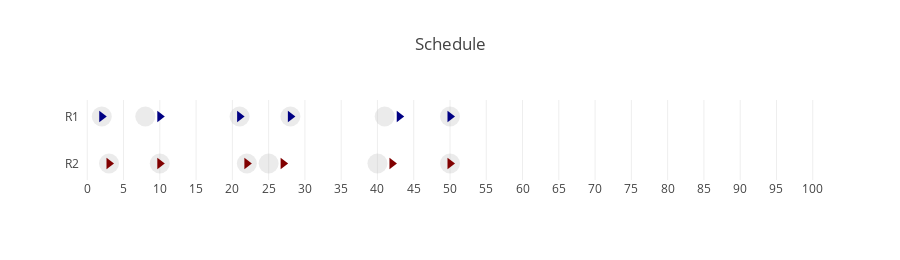

Source (notebook cell):
### Code cell
departures = []
arrivals = []

for r, _ in enumerate(routes):
    departures.append([])
    arrivals.append([])
    
    departures[r] = [v[d[r][0][k]] for k in range(buses[r])]
    arrivals[r] = [v[a[r][0][k]] for k in range(buses[r])]

x_departure = []
y_departure = []
text_departure = []

x_arrival = []
y_arrival = []
text_arrival = []

traces = []

for r, (departure, arrival) in enumerate(zip(departures, arrivals)):
    x_arrival += arrival
    y_arrival += [r] * len(arrival)
    text_arrival += ["<b>Route</b>: {}<br><b>Bus</b>: {}<br><b>Arrival</b>: {}<br><b>Departure</b>: {}".format(routes[r], k, int(arr), int(dep)) for dep, arr in zip(departure, arrival)]
    
    x_departure += departure
    y_departure += [r] * len(departure)
    text_departure += ["<b>Route</b>: {}<br><b>Bus</b>: {}<br><b>Arrival</b>: {}<br><b>Departure</b>: {}".format(routes[r], k, int(arr), int(dep)) for dep, arr in zip(departure, arrival)]
    
traces.append(Scatter(
    x = map(round, x_arrival),
    y = y_arrival,
    mode = 'markers',
    marker = dict(
        size = 20,
        color = [0] * len(x_arrival),
        colorscale = 'RdBu',
    ),
    hoverinfo = "text",
    text = text_departure,
    opacity = .3
))

traces.append(Scatter(
    x = map(round, x_departure),
    y = y_departure,
    mode = 'markers',
    marker = dict(
        symbol = "triangle-right",
        size = 10,
        color = y_departure,
        colorscale = 'Jet',
        cmin = 0,
        cmax = len(routes)-1
    ),
    hoverinfo = "text",
    text = text_arrival
))
                    
lo = alter_layout({
    'title'  : "Schedule",
    'hovermode': "closest",
    'height' : 100+80*len(routes),
    'yaxis'  : {'zeroline': False, 'showgrid': False, 'tickvals': range(len(routes)), 'ticktext': routes, 'showticklabels': True, 'autorange': 'reversed'},
    'xaxis'  : {'autorange': False, 'range': [-1, plan_horizon+1], 'showgrid': True, 'autotick': False, 'dtick': 5, 'showticklabels': True},
})

fig = Figure(data=traces, layout=lo)
iplot(fig, filename='ISTTT23_departures')

### Figure 1 — Plotly figure (JSON) as saved in the notebook; plotly's stock layout.template omitted (floating-point values rounded to 4 significant figures)
{"data": [{"hoverinfo": "text", "marker": {"color": [0, 0, 0, 0, 0, 0, 0, 0, 0, 0, 0, 0], "colorscale": "RdBu", "size": 20}, "mode": "markers", "opacity": 0.3, "text": ["<b>Route</b>: R1<br><b>Bus</b>: 5<br><b>Arrival</b>: 2<br><b>Departure</b>: 2", "<b>Route</b>: R1<br><b>Bus</b>: 5<br><b>Arrival</b>: 8<br><b>Departure</b>: 10", "<b>Route</b>: R1<br><b>Bus</b>: 5<br><b>Arrival</b>: 21<br><b>Departure</b>: 21", "<b>Route</b>: R1<br><b>Bus</b>: 5<br><b>Arrival</b>: 28<br><b>Departure</b>: 28", "<b>Route</b>: R1<br><b>Bus</b>: 5<br><b>Arrival</b>: 41<br><b>Departure</b>: 43", "<b>Route</b>: R1<br><b>Bus</b>: 5<br><b>Arrival</b>: 50<br><b>Departure</b>: 50", "<b>Route</b>: R2<br><b>Bus</b>: 5<br><b>Arrival</b>: 3<br><b>Departure</b>: 3", "<b>Route</b>: R2<br><b>Bus</b>: 5<br><b>Arrival</b>: 9<br><b>Departure</b>: 9", "<b>Route</b>: R2<br><b>Bus</b>: 5<br><b>Arrival</b>: 22<br><b>Departure</b>: 22", "<b>Route</b>: R2<br><b>Bus</b>: 5<br><b>Arrival</b>: 25<br><b>Departure</b>: 27", "<b>Route</b>: R2<br><b>Bus</b>: 5<br><b>Arrival</b>: 40<br><b>Departure</b>: 42", "<b>Route</b>: R2<br><b>Bus</b>: 5<br><b>Arrival</b>: 50<br><b>Departure</b>: 50"], "type": "scatter", "x": [2, 8, 21, 28, 41, 50, 3, 10, 22, 25, 40, 50], "y": [0, 0, 0, 0, 0, 0, 1, 1, 1, 1, 1, 1]}, {"hoverinfo": "text", "marker": {"cmax": 1, "cmin": 0, "color": [0, 0, 0, 0, 0, 0, 1, 1, 1, 1, 1, 1], "colorscale": "Jet", "size": 10, "symbol": "triangle-right"}, "mode": "markers", "text": ["<b>Route</b>: R1<br><b>Bus</b>: 5<br><b>Arrival</b>: 2<br><b>Departure</b>: 2", "<b>Route</b>: R1<br><b>Bus</b>: 5<br><b>Arrival</b>: 8<br><b>Departure</b>: 10", "<b>Route</b>: R1<br><b>Bus</b>: 5<br><b>Arrival</b>: 21<br><b>Departure</b>: 21", "<b>Route</b>: R1<br><b>Bus</b>: 5<br><b>Arrival</b>: 28<br><b>Departure</b>: 28", "<b>Route</b>: R1<br><b>Bus</b>: 5<br><b>Arrival</b>: 41<br><b>Departure</b>: 43", "<b>Route</b>: R1<br><b>Bus</b>: 5<br><b>Arrival</b>: 50<br><b>Departure</b>: 50", "<b>Route</b>: R2<br><b>Bus</b>: 5<br><b>Arrival</b>: 3<br><b>Departure</b>: 3", "<b>Route</b>: R2<br><b>Bus</b>: 5<br><b>Arrival</b>: 9<br><b>Departure</b>: 9", "<b>Route</b>: R2<br><b>Bus</b>: 5<br><b>Arrival</b>: 22<br><b>Departure</b>: 22", "<b>Route</b>: R2<br><b>Bus</b>: 5<br><b>Arrival</b>: 25<br><b>Departure</b>: 27", "<b>Route</b>: R2<br><b>Bus</b>: 5<br><b>Arrival</b>: 40<br><b>Departure</b>: 42", "<b>Route</b>: R2<br><b>Bus</b>: 5<br><b>Arrival</b>: 50<br><b>Departure</b>: 50"], "type": "scatter", "x": [2, 10, 21, 28, 43, 50, 3, 10, 22, 27, 42, 50], "y": [0, 0, 0, 0, 0, 0, 1, 1, 1, 1, 1, 1]}], "layout": {"height": 260, "hovermode": "closest", "showlegend": false, "title": "Schedule", "xaxis": {"autorange": false, "autotick": false, "dtick": 5, "range": [-1, 101], "showgrid": true, "showline": false, "showticklabels": true, "ticks": "", "zeroline": false}, "yaxis": {"autorange": "reversed", "showgrid": false, "showline": false, "showticklabels": true, "ticks": "", "ticktext": ["R1", "R2"], "tickvals": [0, 1], "zeroline": false, "zerolinecolor": "rgb(.95,.95,.95)", "zerolinewidth": 1}}}
